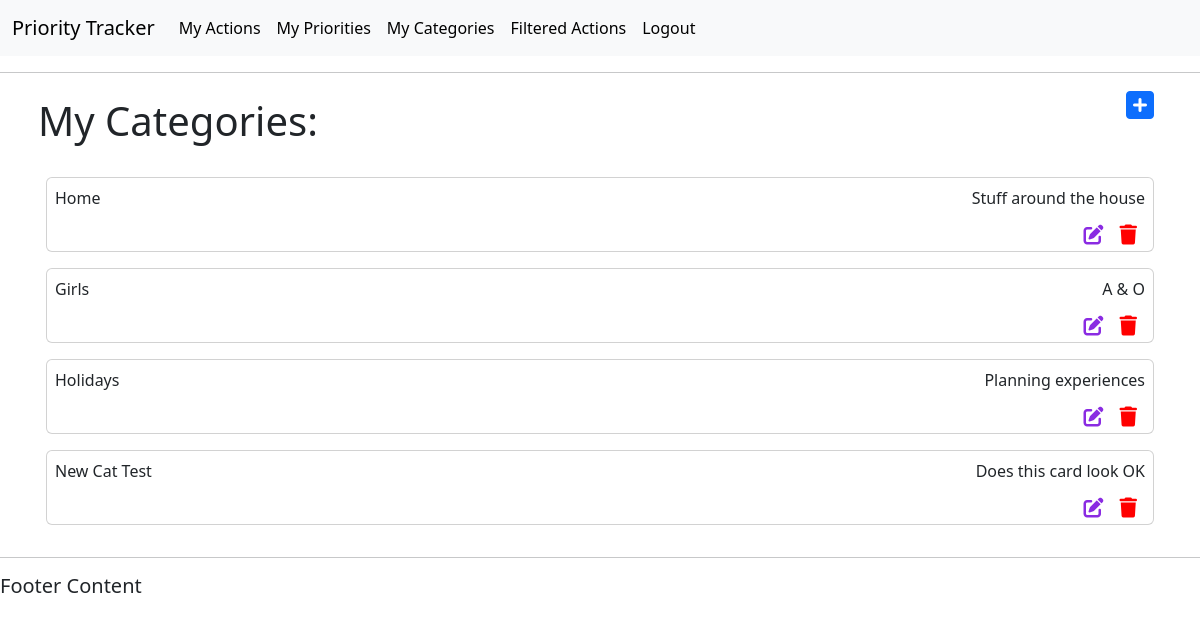
Page /categories/ (signed in) on the committed database.
### actions/models.py (models this page shows, shortened)
class Category(models.Model):
    title = models.CharField(max_length=50, null=False, blank=False)
    description = models.CharField(max_length=150)
    user = models.ForeignKey(
        settings.AUTH_USER_MODEL, on_delete=models.CASCADE, related_name="categories", null=True)

### actions/views.py (the view)
# urls.py: path('categories/', views.get_categories_list, name='get_categories_list'),
@login_required(login_url='login')
def get_categories_list(request):
    categories = Category.objects.all()
    context = {
        "categories": categories
    }
    return render(request, 'actions/categories_list.html', context)

### actions/templates/actions/categories_list.html
{% extends 'actions/main.html' %}
{% block content %}
<body>
    <div class="container d-flex p-2 justify-content-between flex-row bd-highlight">
        <h1>My Categories:</h1>
        <a class="fa-solid fa-2xl p-2 fa-square-plus" role="button" href="/add-category/"></a>
    </div>
    <div class="container d-flex p-2 flex-column bd-highlight">
    {% for category in user.categories.all %}
    <div class="d-flex p-2 flex-column bd-highlight">
        <div class="p-2 card bd-highlight">
            <div class="d-flex justify-content-between flex-row bd-highlight">
                <p class="bd-highlight">{{ category.title }}</p>
                <p class="bd-highlight">{{ category.description }}</p>
            </div>
            <div class="icon-outer-container">
                <div class="icon-container d-flex justify-content-end">
                    <div class="d-flex justify-content-end col-12">
                        <a class="fa-solid fa-lg p-2 fa-pen-to-square" role="button" href="{% url 'update_category' category.id %}"></a>
                        <a class="fa-solid fa-lg p-2 fa-trash" role="button" href="{% url 'delete_category' category.id %}"></a>
                    </div>
                </div>
            </div>
        </div>
    </div>
        {% endfor %}
    </div>
</body>
{% endblock %}

### static/css/style.css (style rules this page uses)
.fa-pen-to-square { color: blueviolet; }
.fa-trash { color: red; }
a { text-decoration: none; }

### rows in the picture
Category: title "Home", description "Stuff around the house"
Category: title "Girls", description "A & O"
Category: title "Holidays", description "Planning experiences"
Category: title "New Cat Test", description "Does this card look OK"
